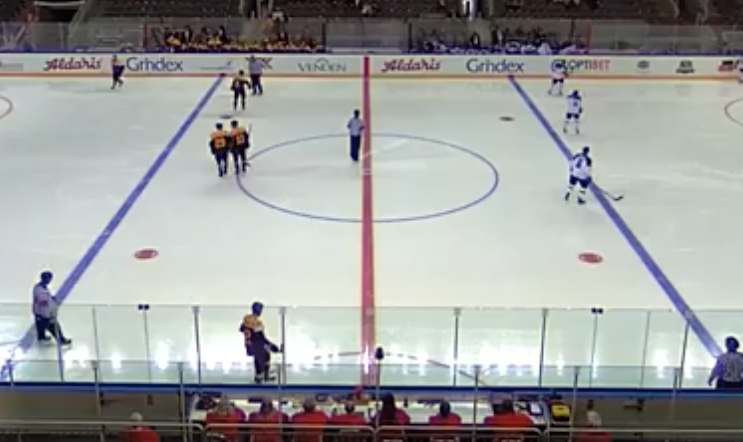
#> input picture tracking/image/wide2.png, 743 x 442 px
$ python 'histogram + brightness.py'
#> lines starting #> are read from the running program, lines starting #| are printed output that depends on the picture
#> further down, image is the input picture: shape (442, 743, 3); mean B, G, R 159.6, 160.9, 159
import cv2
import numpy as np

def filter_by_hist(field, obj_hist):

    field_hsv = cv2.cvtColor(field.copy(), cv2.COLOR_BGR2HSV)

    obj_by_hist = cv2.calcBackProject([field_hsv], [0, 1], obj_hist, [0, 180, 0, 256], 1)

    # # Now convolute with circular disc
    disc = cv2.getStructuringElement(cv2.MORPH_ELLIPSE, (3, 3))
    cv2.filter2D(obj_by_hist, -1, disc, obj_by_hist)

    ret, thresh = cv2.threshold(obj_by_hist, 50, 255, 0)
    thresh = cv2.merge((thresh, thresh, thresh))

    team_mask = cv2.bitwise_and(field, thresh)

    return team_mask

def increase_brightness(img, value=50):
#> called with value = 50
    hsv = cv2.cvtColor(img, cv2.COLOR_BGR2HSV)
#> hsv: shape (442, 743, 3); mean H, S, V 71.6, 33.6, 168
    h, s, v = cv2.split(hsv)
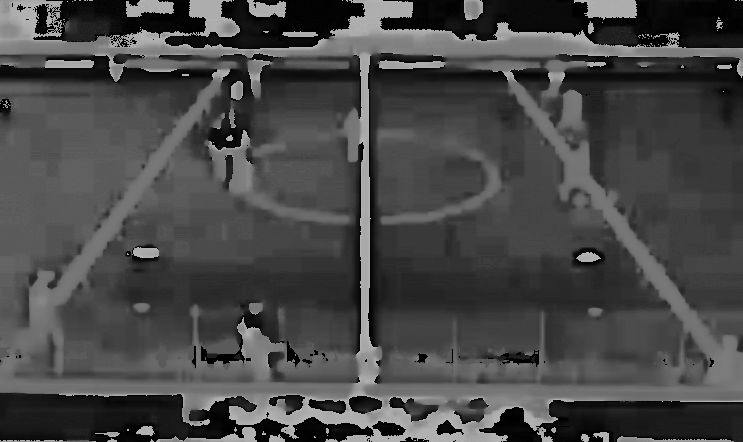
#> h: shape (442, 743); min 0, max 179, mean 71.6
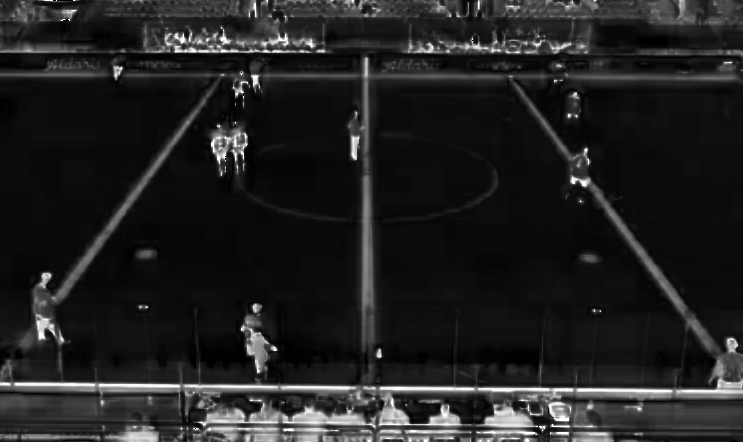
#> s: shape (442, 743); min 0, max 255, mean 33.6
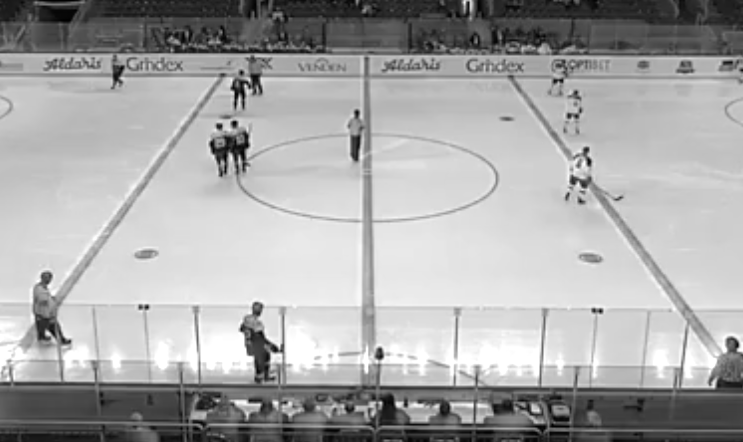
#> v: shape (442, 743); min 0, max 255, mean 168

    lim = 255 - value
    v[v > lim] = 255
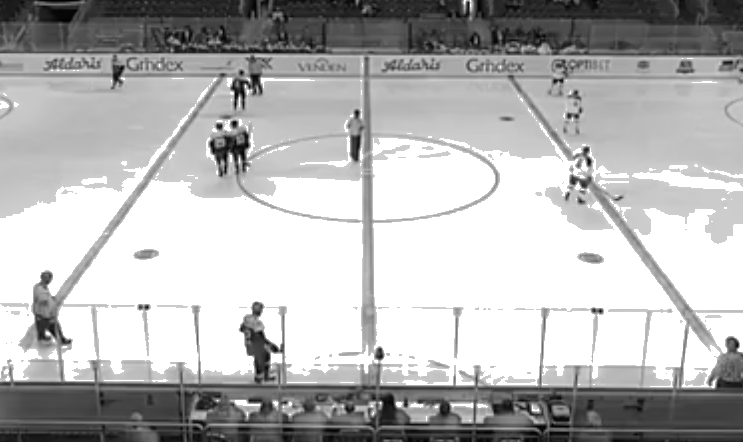
#> v: shape (442, 743); min 0, max 255, mean 180.3
    v[v <= lim] += value
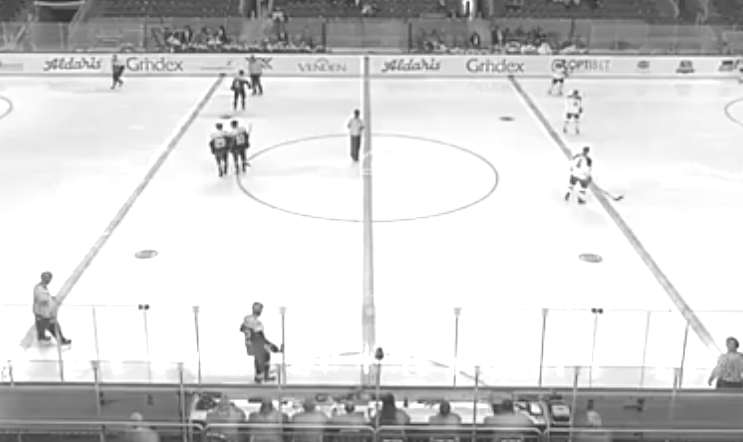
#> v: shape (442, 743); min 50, max 255, mean 211.2

    final_hsv = cv2.merge((h, s, v))
#> final_hsv: shape (442, 743, 3); mean H, S, V 71.6, 33.6, 211.2
    img = cv2.cvtColor(final_hsv, cv2.COLOR_HSV2BGR)
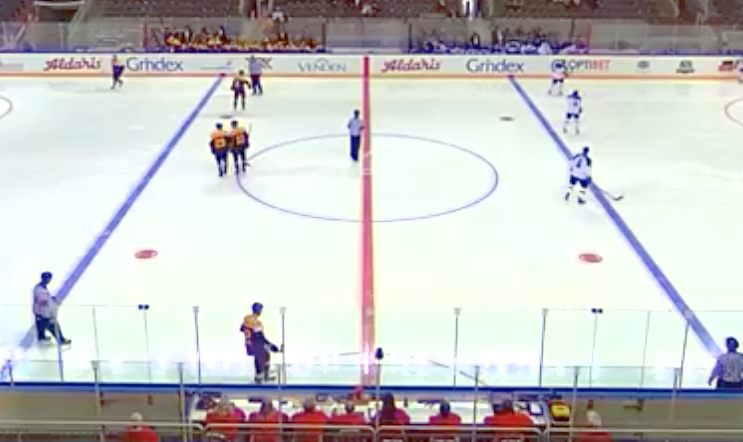
#> img: shape (442, 743, 3); mean B, G, R 199, 199.8, 199.3
    return img

path = 'image/'

# image = cv2.imread(path + 'foot.png')
# image = cv2.imread(path + 'h2.jpeg')
image = cv2.imread(path + 'wide2.png')


image = increase_brightness(image, value=50)


image_h, image_w = image.shape[:2]
#> image_h = 442; image_w = 743
image_k = 1.4
image_w = int(image_w/image_k)
#> image_w = 530
image_h = int(image_h/image_k)
#> image_h = 315

image = cv2.resize(image, (image_w, image_h))
#> image: shape (315, 530, 3)


#> (the run stopped early here; a loop or call above may not have finished)

$ run again, with tracking/image/h2.jpeg saved as tracking/image/wide2.png
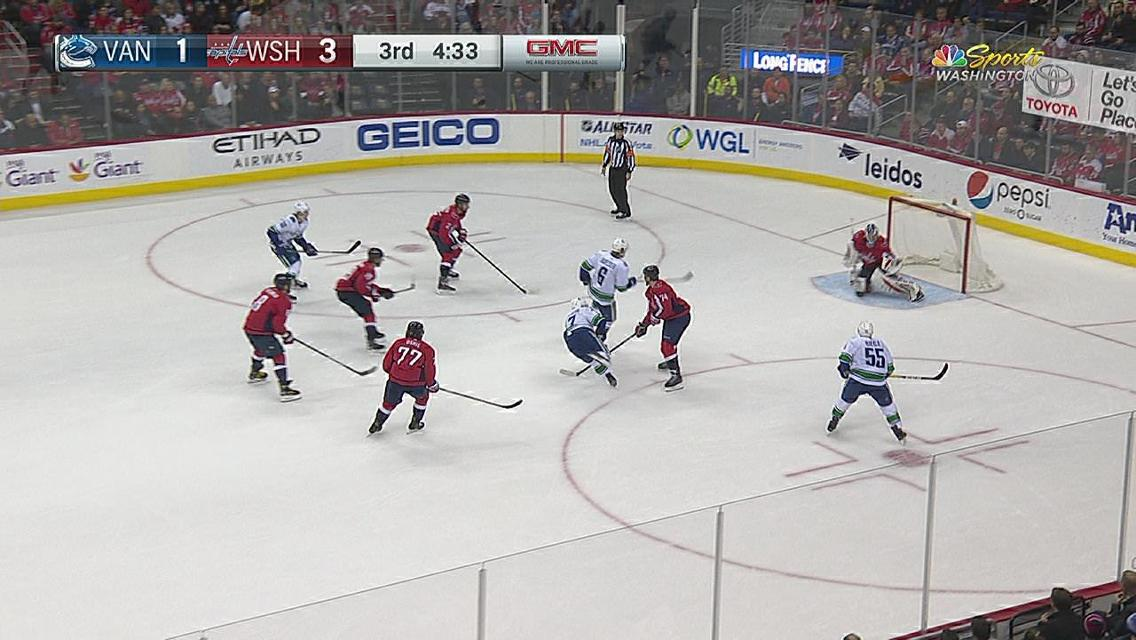
#> input picture tracking/image/h2.jpeg, 1136 x 640 px
#> image is the input picture: shape (640, 1136, 3); mean B, G, R 169.1, 171.3, 174.3
#> hsv: shape (640, 1136, 3); mean H, S, V 55.3, 21.8, 176.8
#> in increase_brightness, `v[v > lim] = 255`:
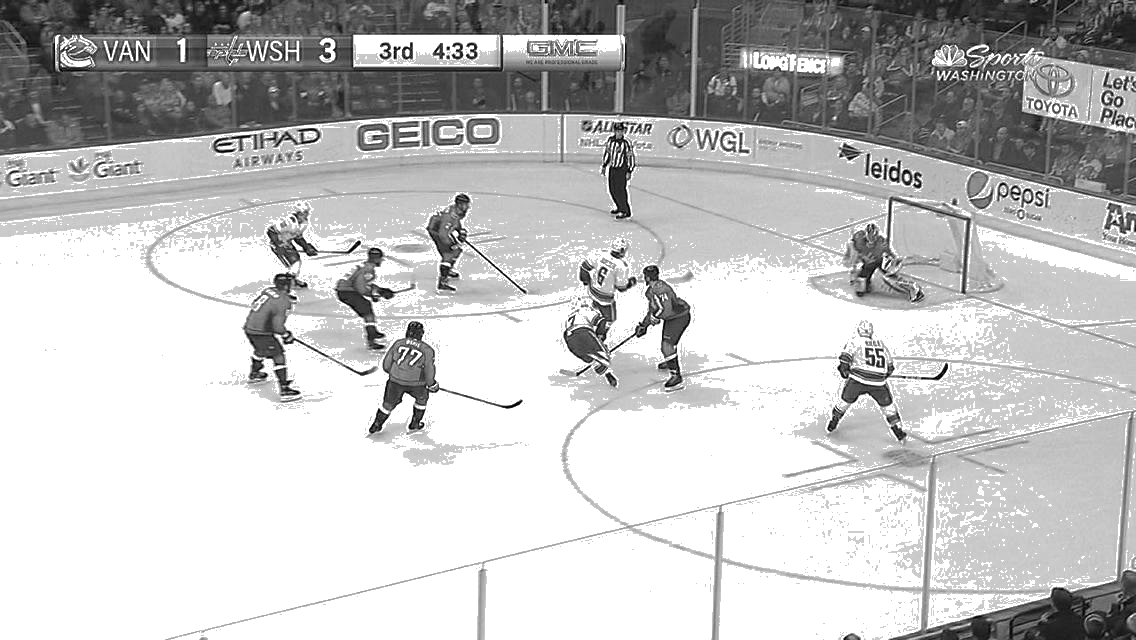
#> v: shape (640, 1136); min 0, max 255, mean 193.1
#> final_hsv: shape (640, 1136, 3); mean H, S, V 55.3, 21.8, 220.3
#> in increase_brightness, `img = cv2.cvtColor(final_hsv, cv2.COLOR_HSV2BGR)`:
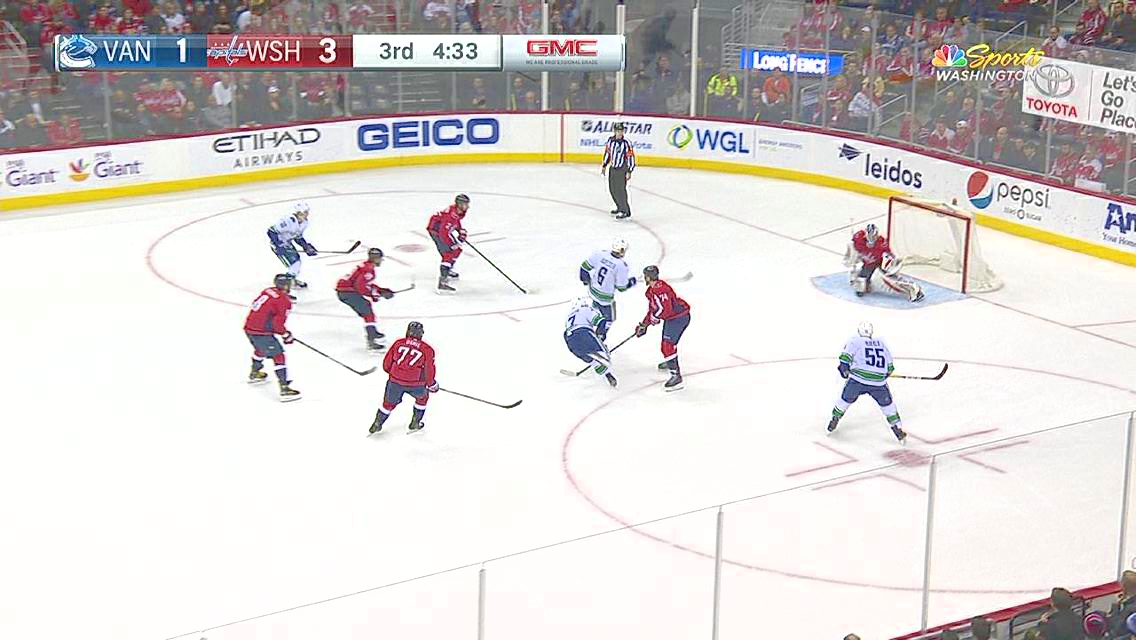
#> img: shape (640, 1136, 3); mean B, G, R 209.8, 212, 216.5
#> image: shape (457, 811, 3)
